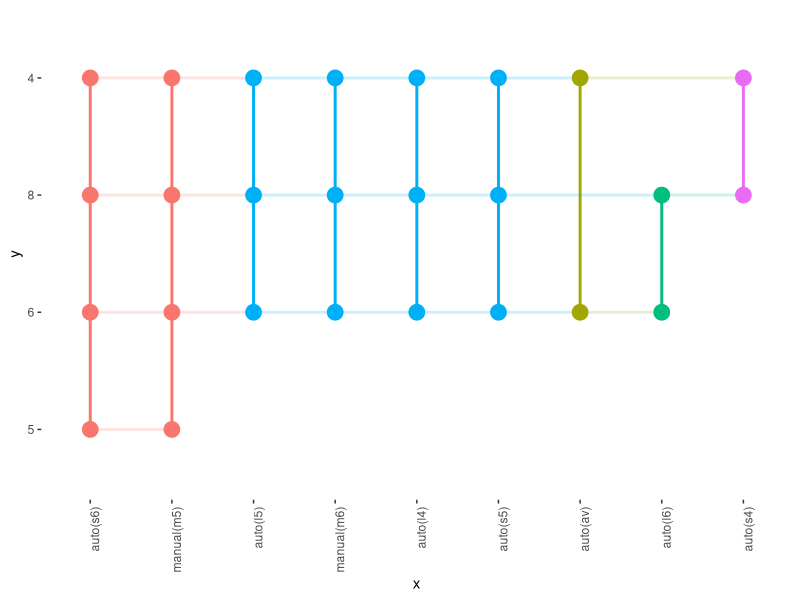

Reproduce this figure in R.
library(tidyverse)

df <- 
  mpg |> 
  distinct(
    x = trans,
    y = as.character(cyl)
  )


prep_df <- 
  df |>
  add_count(x, name = "n_y") |> # how many of y values use x
  add_count(y, name = "n_x") |> # how many of x values use y
  filter(n_y > 1) |> 
  transmute(
    x = fct_reorder(x, n_y) |> fct_rev(),
    y = fct_reorder(y, n_x),
    n_x,
    n_y
  ) |>
  arrange(y) |> # most common y variable
  group_by(x) |> 
  mutate(
    y_ord = row_number(), # sequence
    pattern = paste(y, collapse = "/"), # paste all x values as 1 string
    y_1 = as.character(y[y_ord == 1]) |> max(), # 1st value, most common table (from arrange)
    y_2 = as.character(y[y_ord == 2]) |> max() |> replace_na("") # 2nd value
  ) |> 
  group_by(pattern) |> 
  mutate(n_pattern = n_distinct(x)) |> # how common is this pattern sequence
  ungroup() |> 
  arrange(y_1, desc(n_pattern), y_2, pattern) |> 
  mutate(x = fct_inorder(x, ordered = TRUE)) # final order of x


prep_df |> 
  ggplot(aes(x, y, color = pattern)) +
  geom_line(aes(group = x), size = 1) +
  geom_line(aes(group = y), size = 1, alpha = 0.2) +
  geom_point(size = 5) +
  theme(
    panel.background = element_rect("white"),
    axis.text.x = element_text(angle = 90, hjust = 1),
    legend.position = "none"
  )
